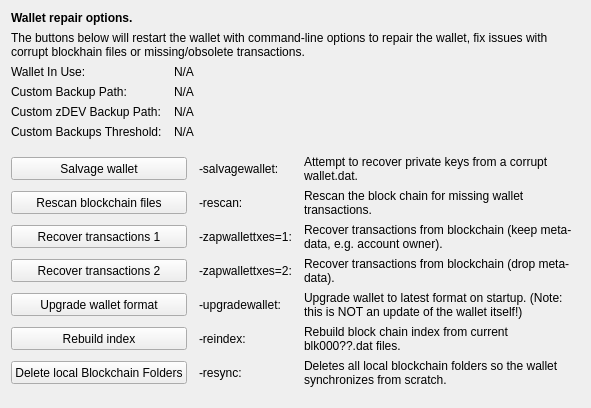
     <widget class="QWidget" name="tab_repair">
      <attribute name="title">
       <string>&amp;Wallet Repair</string>
      </attribute>
      <layout class="QGridLayout" name="gridLayout_4" columnstretch="0,0,0,0">
       <property name="horizontalSpacing">
        <number>12</number>
       </property>
       <item row="0" column="0" colspan="4">
        <widget class="QLabel" name="label_repair_header">
         <property name="font">
          <font>
           <weight>75</weight>
           <bold>true</bold>
          </font>
         </property>
         <property name="text">
          <string>Wallet repair options.</string>
         </property>
        </widget>
       </item>
       <item row="1" column="0" colspan="4">
        <widget class="QLabel" name="label_repair_helptext">
         <property name="font">
          <font>
           <weight>50</weight>
           <bold>false</bold>
          </font>
         </property>
         <property name="text">
          <string>The buttons below will restart the wallet with command-line options to repair the wallet, fix issues with corrupt blockhain files or missing/obsolete transactions.</string>
         </property>
         <property name="wordWrap">
          <bool>true</bool>
         </property>
        </widget>
       </item>
       <item row="2" column="0">
        <widget class="QLabel" name="wallet_path_label">
         <property name="text">
          <string>Wallet In Use:</string>
         </property>
        </widget>
       </item>
       <item row="2" column="1" colspan="3">
        <widget class="QLabel" name="wallet_path">
         <property name="cursor">
          <cursorShape>IBeamCursor</cursorShape>
         </property>
         <property name="text">
          <string>N/A</string>
         </property>
         <property name="textFormat">
          <enum>Qt::PlainText</enum>
         </property>
         <property name="textInteractionFlags">
          <set>Qt::LinksAccessibleByMouse|Qt::TextSelectableByKeyboard|Qt::TextSelectableByMouse</set>
         </property>
        </widget>
       </item>
       <item row="3" column="0">
        <widget class="QLabel" name="wallet_custombackuppath_label">
         <property name="visible">
          <bool>false</bool>
         </property>
         <property name="text">
          <string>Custom Backup Path:</string>
         </property>
        </widget>
       </item>
       <item row="3" column="1" colspan="3">
        <widget class="QLabel" name="wallet_custombackuppath">
         <property name="cursor">
          <cursorShape>IBeamCursor</cursorShape>
         </property>
         <property name="visible">
          <bool>false</bool>
         </property>
         <property name="text">
          <string>N/A</string>
         </property>
         <property name="textFormat">
          <enum>Qt::PlainText</enum>
         </property>
         <property name="textInteractionFlags">
          <set>Qt::LinksAccessibleByMouse|Qt::TextSelectableByKeyboard|Qt::TextSelectableByMouse</set>
         </property>
        </widget>
       </item>
       <item row="4" column="0">
        <widget class="QLabel" name="wallet_customzdevbackuppath_label">
         <property name="visible">
          <bool>false</bool>
         </property>
         <property name="text">
          <string>Custom zDEV Backup Path:</string>
         </property>
        </widget>
       </item>
       <item row="4" column="1" colspan="3">
        <widget class="QLabel" name="wallet_customzdevbackuppath">
         <property name="cursor">
          <cursorShape>IBeamCursor</cursorShape>
         </property>
         <property name="visible">
          <bool>false</bool>
         </property>
         <property name="text">
          <string>N/A</string>
         </property>
         <property name="textFormat">
          <enum>Qt::PlainText</enum>
         </property>
         <property name="textInteractionFlags">
          <set>Qt::LinksAccessibleByMouse|Qt::TextSelectableByKeyboard|Qt::TextSelectableByMouse</set>
         </property>
        </widget>
       </item>
       <item row="5" column="0">
        <widget class="QLabel" name="wallet_custombackupthreshold_label">
         <property name="visible">
          <bool>false</bool>
         </property>
         <property name="text">
          <string>Custom Backups Threshold:</string>
         </property>
        </widget>
       </item>
       <item row="5" column="1" colspan="3">
        <widget class="QLabel" name="wallet_custombackupthreshold">
         <property name="cursor">
          <cursorShape>IBeamCursor</cursorShape>
         </property>
         <property name="visible">
          <bool>false</bool>
         </property>
         <property name="text">
          <string>N/A</string>
         </property>
         <property name="textFormat">
          <enum>Qt::PlainText</enum>
         </property>
         <property name="textInteractionFlags">
          <set>Qt::LinksAccessibleByMouse|Qt::TextSelectableByKeyboard|Qt::TextSelectableByMouse</set>
         </property>
        </widget>
       </item>
       <item row="6" column="0">
        <spacer name="verticalSpacer_repair1">
         <property name="orientation">
          <enum>Qt::Vertical</enum>
         </property>
         <property name="sizeHint" stdset="0">
          <size>
           <width>10</width>
           <height>10</height>
          </size>
         </property>
        </spacer>
       </item>
       <item row="7" column="0" colspan="2">
        <widget class="QPushButton" name="btn_salvagewallet">
         <property name="minimumSize">
          <size>
           <width>100</width>
           <height>23</height>
          </size>
         </property>
         <property name="text">
          <string>Salvage wallet</string>
         </property>
        </widget>
       </item>
       <item row="7" column="2">
        <widget class="QLabel" name="label_repair_salvage_command">
         <property name="text">
          <string notr="true">-salvagewallet:</string>
         </property>
        </widget>
       </item>
       <item row="7" column="3">
        <widget class="QLabel" name="label_repair_salvage">
         <property name="text">
          <string>Attempt to recover private keys from a corrupt wallet.dat.</string>
         </property>
         <property name="wordWrap">
          <bool>true</bool>
         </property>
        </widget>
       </item>
       <item row="8" column="0" colspan="2">
        <widget class="QPushButton" name="btn_rescan">
         <property name="minimumSize">
          <size>
           <width>100</width>
           <height>23</height>
          </size>
         </property>
         <property name="text">
          <string>Rescan blockchain files</string>
         </property>
        </widget>
       </item>
       <item row="8" column="2">
        <widget class="QLabel" name="label_repair_rescan_command">
         <property name="text">
          <string notr="true">-rescan:</string>
         </property>
        </widget>
       </item>
       <item row="8" column="3">
        <widget class="QLabel" name="label_repair_rescan">
         <property name="text">
          <string>Rescan the block chain for missing wallet transactions.</string>
         </property>
         <property name="wordWrap">
          <bool>true</bool>
         </property>
        </widget>
       </item>
       <item row="9" column="0" colspan="2">
        <widget class="QPushButton" name="btn_zapwallettxes1">
         <property name="minimumSize">
          <size>
           <width>100</width>
           <height>23</height>
          </size>
         </property>
         <property name="text">
          <string>Recover transactions 1</string>
         </property>
        </widget>
       </item>
       <item row="9" column="2">
        <widget class="QLabel" name="label_repair_zap1_command">
         <property name="text">
          <string notr="true">-zapwallettxes=1:</string>
         </property>
        </widget>
       </item>
       <item row="9" column="3">
        <widget class="QLabel" name="label_repair_zap1">
         <property name="text">
          <string>Recover transactions from blockchain (keep meta-data, e.g. account owner).</string>
         </property>
         <property name="wordWrap">
          <bool>true</bool>
         </property>
        </widget>
       </item>
       <item row="10" column="0" colspan="2">
        <widget class="QPushButton" name="btn_zapwallettxes2">
         <property name="minimumSize">
          <size>
           <width>100</width>
           <height>23</height>
          </size>
         </property>
         <property name="text">
          <string>Recover transactions 2</string>
         </property>
        </widget>
       </item>
       <item row="10" column="2">
        <widget class="QLabel" name="label_repair_zap2_command">
         <property name="text">
          <string notr="true">-zapwallettxes=2:</string>
         </property>
        </widget>
       </item>
       <item row="10" column="3">
        <widget class="QLabel" name="label_repair_zap2">
         <property name="text">
          <string>Recover transactions from blockchain (drop meta-data).</string>
         </property>
         <property name="wordWrap">
          <bool>true</bool>
         </property>
        </widget>
       </item>
       <item row="11" column="0" colspan="2">
        <widget class="QPushButton" name="btn_upgradewallet">
         <property name="minimumSize">
          <size>
           <width>100</width>
           <height>23</height>
          </size>
         </property>
         <property name="text">
          <string>Upgrade wallet format</string>
         </property>
        </widget>
       </item>
       <item row="11" column="2">
        <widget class="QLabel" name="label_repair_upgrade_command">
         <property name="text">
          <string notr="true">-upgradewallet:</string>
         </property>
        </widget>
       </item>
       <item row="11" column="3">
        <widget class="QLabel" name="label_repair_upgrade">
         <property name="text">
          <string>Upgrade wallet to latest format on startup. (Note: this is NOT an update of the wallet itself!)</string>
         </property>
         <property name="wordWrap">
          <bool>true</bool>
         </property>
        </widget>
       </item>
       <item row="12" column="0" colspan="2">
        <widget class="QPushButton" name="btn_reindex">
         <property name="minimumSize">
          <size>
           <width>100</width>
           <height>23</height>
          </size>
         </property>
         <property name="text">
          <string>Rebuild index</string>
         </property>
        </widget>
       </item>
       <item row="12" column="2">
        <widget class="QLabel" name="label_repair_reindex_command">
         <property name="text">
          <string notr="true">-reindex:</string>
         </property>
        </widget>
       </item>
       <item row="12" column="3">
        <widget class="QLabel" name="label_repair_reindex">
         <property name="text">
          <string>Rebuild block chain index from current blk000??.dat files.</string>
         </property>
         <property name="wordWrap">
          <bool>true</bool>
         </property>
        </widget>
       </item>
       <item row="13" column="0" colspan="2">
        <widget class="QPushButton" name="btn_resync">
         <property name="minimumSize">
          <size>
           <width>100</width>
           <height>23</height>
          </size>
         </property>
         <property name="text">
          <string>Delete local Blockchain Folders</string>
         </property>
        </widget>
       </item>
       <item row="13" column="2">
        <widget class="QLabel" name="label_repair_resync_command">
         <property name="text">
          <string>-resync:</string>
         </property>
        </widget>
       </item>
       <item row="13" column="3">
        <widget class="QLabel" name="label_repair_resync">
         <property name="text">
          <string>Deletes all local blockchain folders so the wallet synchronizes from scratch.</string>
         </property>
         <property name="wordWrap">
          <bool>true</bool>
         </property>
        </widget>
       </item>
       <item row="14" column="0">
        <spacer name="verticalSpacer_repair2">
         <property name="orientation">
          <enum>Qt::Vertical</enum>
         </property>
         <property name="sizeHint" stdset="0">
          <size>
           <width>20</width>
           <height>10</height>
          </size>
         </property>
        </spacer>
       </item>
      </layout>
     </widget>
